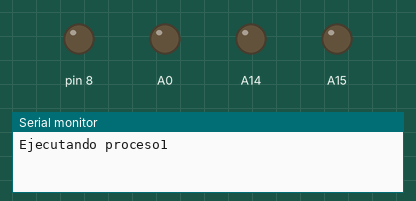
This sketch was run on a simulated Arduino Mega 2560, built with avr-gcc and run on an emulated ATmega2560. Parts: output pins drawn as LEDs (lit = HIGH), the last lines printed to the serial monitor.

Above: at 0.5 s.
At 1.5 s:
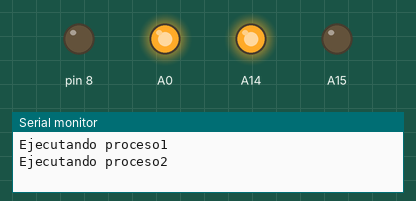
At 2.5 s:
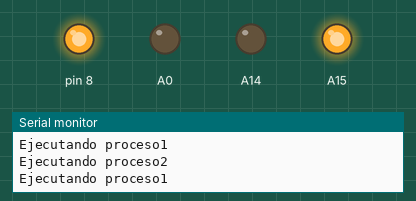
At 4.04 s:
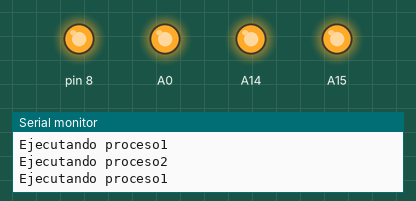
Timing chart, 0 to 4.7 s (numbered marks = the images above):
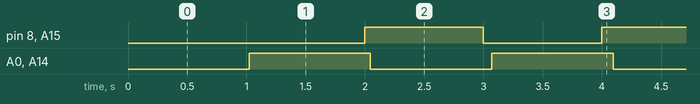

The sketch:

TIMERs.ino
```cpp
#include "TimerThree.h"
#include "TimerOne.h"

boolean flag=true;
boolean flag1=true;

boolean flag2=true;
boolean flag3=true;

int contador1=0;
int contador2=0;


void setup()
{
  pinMode(8, OUTPUT);
  pinMode(A15, OUTPUT);
  pinMode(A14, OUTPUT);
  pinMode(A0, OUTPUT);

  cli();//stop interrupts
   //set timer0 interrupt at 1kHz
  TCCR0A = 0;// set entire TCCR0A register to 0
  TCCR0B = 0;// same for TCCR0B
  TCNT0  = 0;//initialize counter value to 0
  // set compare match register for 2khz increments
  OCR0A = 255;// = (16*10^6) / (2000*64) - 1 (must be <256) //antes para 2KHz estaba con 124
  // turn on CTC mode
  TCCR0A |= (1 << WGM01);
  // Set CS01 and CS00 bits for 64 prescaler
  TCCR0B |= (1 << CS01) | (1 << CS00);
  // enable timer compare interrupt
  TIMSK0 |= (1 << OCIE0A);

 //set timer2 interrupt every 1ms
  TCCR2A = 0;// set entire TCCR2A register to 0
  TCCR2B = 0;// same for TCCR2B
  TCNT2  = 0;//initialize counter value to 0
  // set compare match register for 7.8khz increments
  OCR2A = 255;// = (16*10^6) / (7812.5*8) - 1 (must be <256)
  // turn on CTC mode
  TCCR2A |= (1 << WGM21);
  // Set CS21 bit for 8 prescaler
  //TCCR2B |= (1 << CS21);
  // Set CS21 bit for 64 prescaler
  TCCR2B |= (1 << CS22)|(0 << CS21)|(0 << CS20);
  // enable timer compare interrupt
  TIMSK2 |= (1 << OCIE2A);

  Timer1.initialize(1000000);         // initialize timer1, en microsegundos
 // Timer1.pwm(9, 512);                // setup pwm on pin 9, 50% duty cycle
  Timer1.attachInterrupt(callback1);  // attaches callback() as a timer overflow interrupt

  Timer3.initialize(1000000);         // initialize timer1, en microsegundos
 // Timer1.pwm(9, 512);                // setup pwm on pin 9, 50% duty cycle
  Timer3.attachInterrupt(callback3);  // attaches callback() as a timer overflow interrupt

  sei();//allow interrupts

  Serial.begin(9600);


}

void callback1()
{
  flag1=!flag1;

  if(flag1) digitalWrite(8, HIGH);
  else      digitalWrite(8, LOW);
}

void callback3()
{
  flag3=!flag3;

  if(flag3) digitalWrite(A15, HIGH);
  else      digitalWrite(A15, LOW);
}

ISR(TIMER0_COMPA_vect) {

  //flag1=!flag1;
  contador1++;
  if(contador1==1000){ //como la interrupcion es cada 1ms, para que parpadee cada 1s -- entonces el contador tiene que ser 1000
    if(flag) digitalWrite(A14, HIGH);
    else      digitalWrite(A14, LOW);

    contador1=0;
    flag=!flag;
  }
}

ISR(TIMER2_COMPA_vect) {

  //flag1=!flag1;
  contador2++;
  if(contador2==1000){ //como la interrupcion es cada 1ms, para que parpadee cada 1s -- entonces el contador tiene que ser 1000
    if(flag2) digitalWrite(A0, HIGH);
    else      digitalWrite(A0, LOW);

    contador2=0;
    flag2=!flag2;
  }
}

void loop()
{
  // your program here...
  Serial.println("Ejecutando proceso1");
  delay(1000);
  Serial.println("Ejecutando proceso2");
  delay(1000);
}
```

Measured:
- by itself, pin 8, A0, A14, A15: alternates HIGH for 1.0 s and LOW for 1.0 s
